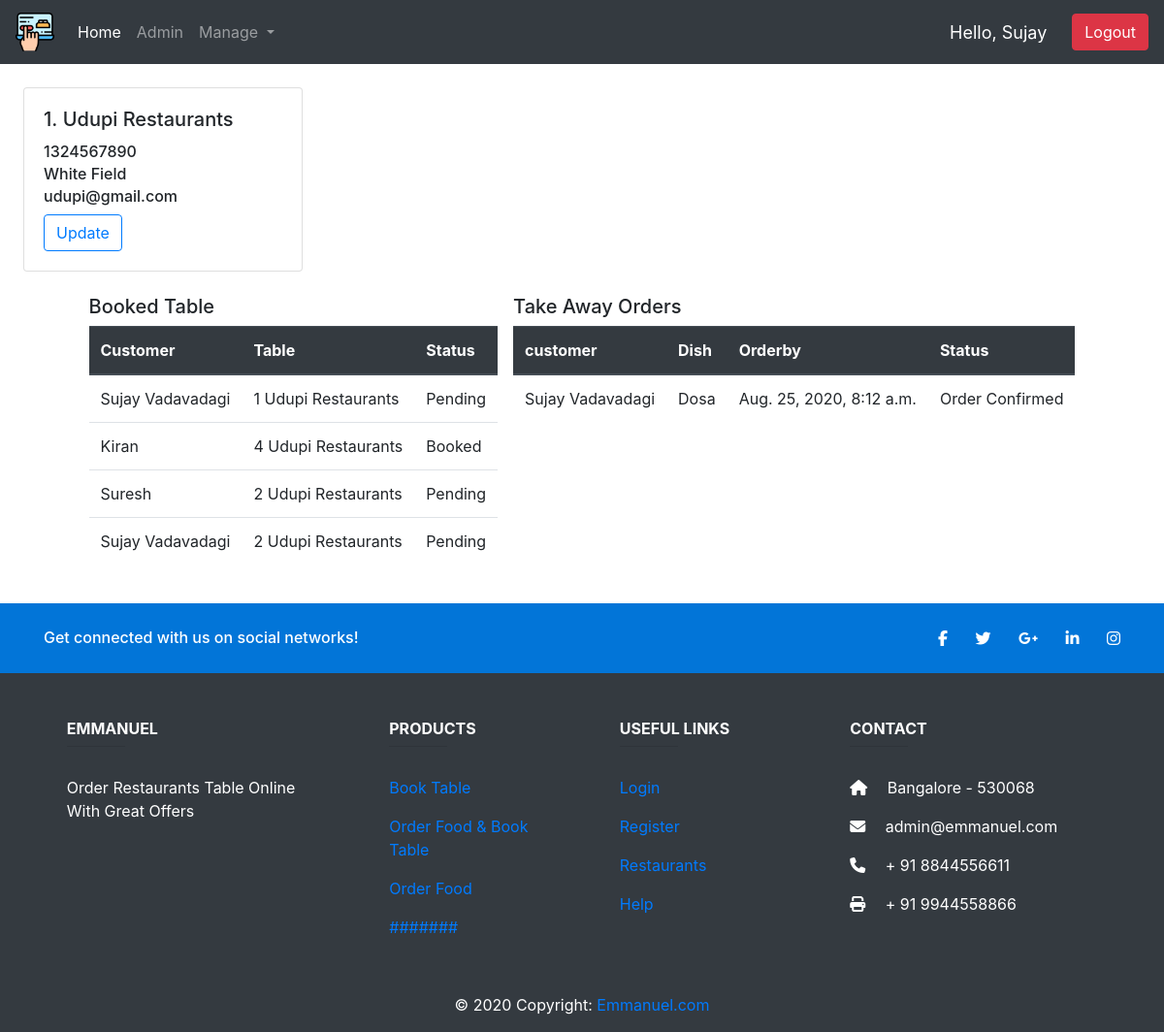
Screenshot of /admindash/show_rest/1 (signed in) with the database file from the repository.
### tablebooking/models.py (models this page shows, shortened)
class Restaurant(models.Model):
    slno = models.IntegerField(null=True)
    name = models.CharField(max_length=200, null=True)
    rmn = models.IntegerField(null=True)
    address = models.CharField(max_length=200, null=True)
    email = models.EmailField(max_length=200, null=True)
    def __str__(self):
        return self.name

class BookTable(models.Model):
    STATUS = (
        ('Booked', 'Booked'),
        ('Pending', 'Pending'),
        ('Cancelled', 'Cancelled'),
    )
    customer = models.ForeignKey(Customer, null=True, on_delete=models.SET_NULL)
    restaurant = models.ForeignKey(Restaurant, null=True, on_delete=models.SET_NULL)
    tables = models.ForeignKey(Resttab, null=True, on_delete=models.SET_NULL)
    status = models.CharField(max_length=100,null=True,choices=STATUS)

class Customer(models.Model):
    slno = models.IntegerField(null=True)
    name = models.CharField(max_length=200, null=True)
    rmn = models.IntegerField(null=True)
    address = models.CharField(max_length=200, null=True)
    email = models.EmailField(max_length=200, null=True)
    def __str__(self):
        return self.name

class Resttab(models.Model):
    rname = models.ForeignKey(Restaurant, null=True, on_delete=models.SET_NULL)
    tnum = models.IntegerField(null=True)
    def __str__(self):
        rest=str(self.rname)
        return str(self.tnum) +" "+ rest

class OrdersDish(models.Model):
    STATUS = (
        ('Order Confirmed', 'Order Confirmed'),
        ('Order Pending', 'Order Pending'),
        ('Order Cancelled', 'Order Cancelled'),
    )
    customer = models.ForeignKey(Customer, null=True, on_delete=models.SET_NULL)
    restaurant = models.ForeignKey(Restaurant, null=True, on_delete=models.SET_NULL)
    dish = models.ForeignKey(Dishes, null=True, on_delete=models.SET_NULL)
    orderby = models.DateTimeField(auto_now_add=True, null=True)
    status = models.CharField(max_length=100, null=True, choices=STATUS)

class Dishes(models.Model):
    rname = models.ForeignKey(Restaurant, null=True, on_delete=models.SET_NULL)
    dname = models.CharField(max_length=200, null=True)
    price = models.IntegerField(null=True)
    def __str__(self):
        return self.dname

### tablebooking/decorators.py (the view)
        def wrapper_func(request, *args, **kwargs):
            group = None
            if request.user.groups.exists():
                group = request.user.groups.all()[0].name
            if group in allowed_roles:
                return view_func(request, *args, **kwargs)
            else:
                return HttpResponse('YOU ARE NOT AUTHORIZED TO VIEW THIS PAGE')

### tablebooking/views.py (called while the page is built)
@login_required(login_url='login')
@allowed_users(allowed_roles=['admin'])
def view_rest(request, pk):
    resturant = Restaurant.objects.get(id=pk)
    torders = (resturant.booktable_set.all())
    porders = (resturant.ordersdish_set.all())
    context = {'resturant': resturant, 'torders': torders, 'porders': porders}
    return render(request, 'admindash/view_rest.html', context)

### tablebooking/templates/admindash/view_rest.html
{% extends 'admindash/base.html' %}
{% block content %}
<div class="card mx-4 my-4" style="width: 18rem;">
    <div class="card-body">
      <h5 class="card-title">{{resturant.slno}}.&nbsp;{{resturant.name}}</h5>
      <h6 class="card-subtitle mt-1">{{resturant.rmn}}</h6>
      <h6 class="card-subtitle mt-1">{{resturant.address}}</h6>
      <h6 class="card-subtitle mt-1">{{resturant.email}}</h6>
      <a href="#" class="btn btn-outline-primary mt-2">Update</a>
    </div>
  </div>
<div style="display: flex; flex-wrap: wrap; justify-content: center;">
<div class="mr-2">
    <h5>Booked Table</h5>
  <table class="table">
    <thead class="thead-dark">
      <tr>
        <th scope="col">Customer</th>
        <th scope="col">Table</th>
        <th scope="col">Status</th>
      </tr>
    </thead>
    <tbody>
      {% for i in torders %}
      <tr>
        <td>{{i.customer}}</td>
        <td>{{i.tables}}</td>
        <td>{{i.status}}</td>
      </tr>
    {% endfor %}
    </tbody>
  </table>
</div>
<div class="ml-2">
    <h5>Take Away Orders</h5>
  <table class="table">
    <thead class="thead-dark">
      <tr>
        <th scope="col">customer</th>
        <th scope="col">Dish</th>
        <th scope="col">Orderby</th>
        <th scope="col">Status</th>
      </tr>
    </thead>
    <tbody>
      {% for i in porders %}
      <tr>
        <td>{{i.customer}}</td>
        <td>{{i.dish}}</td>
        <td>{{i.orderby}}</td>
        <td>{{i.status}}</td>
      </tr>
    {% endfor %}
    </tbody>
  </table>
</div>
</div>
{% endblock %}

### tablebooking/templates/admindash/base.html (shortened to what this page needs)
{% load static %}
<!doctype html>
<html lang="en">
<head>
    <link rel="stylesheet" href="https://stackpath.bootstrapcdn.com/bootstrap/4.5.2/css/bootstrap.min.css"
>
    <link rel="stylesheet" href="https://cdnjs.cloudflare.com/ajax/libs/font-awesome/4.7.0/css/font-awesome.min.css">
</head>
<body>
    <nav class="navbar navbar-expand-lg navbar-dark bg-dark">
        <a class="navbar-brand" href="#"><img src="{% static 'img/laptop.png' %}" alt="Logo"
                style="height: 40px; width: 40px;"></a>
        <div class="collapse navbar-collapse" id="navbarSupportedContent">
            <ul class="navbar-nav mr-auto">
                <li class="nav-item active">
                    <a class="nav-link" href="/">Home <span class="sr-only">(current)</span></a>
                </li>
                {% if request.user.is_staff %}
                <li class="nav-item">
                    <a class="nav-link" href="/admindash">Admin</a>
                </li>
                <li class="nav-item dropdown">
                    <a class="nav-link dropdown-toggle" href="#" id="navbarDropdown" role="button"
                        data-toggle="dropdown" aria-haspopup="true" aria-expanded="false">
                        Manage
                    </a>
                </li>
                {% endif %}
            </ul>
            <span class="form-inline my-2 my-lg-0">
                <span class="nav-link" style="color: white; font-size: 18px; margin-right: 10px;">Hello, {{request.user|capfirst}}</span>
                <a class="btn btn-danger" href="{% url 'logout' %}">Logout</a>
            </span>
        </div>
    </nav>
    {% block content %}
    {% endblock %}
    <footer class="page-footer font-small bg-dark mt-4" style="color: white;">
        <div style="background-color: #0275d8;">
            <div class="container">
                <div class="row py-4 d-flex align-items-center">
                    <div class="col-md-6 col-lg-5 text-center text-md-left mb-4 mb-md-0">
                        <h6 class="mb-0">Get connected with us on social networks!</h6>
                    </div>
                    <div class="col-md-6 col-lg-7 text-center text-md-right">
                        <a class="fb-ic">
                            <i class="fab fa-facebook-f white-text mr-4" style="color: white;"> </i>
                        </a>
                        <a class="tw-ic">
                            <i class="fab fa-twitter white-text mr-4" style="color: white;"> </i>
                        </a>
                        <a class="gplus-ic">
                            <i class="fab fa-google-plus-g white-text mr-4" style="color: white;"> </i>
                        </a>
                        <a class="li-ic">
                            <i class="fab fa-linkedin-in white-text mr-4" style="color: white;"> </i>
                        </a>
                        <a class="ins-ic">
                            <i class="fab fa-instagram white-text" style="color: white;"> </i>
                        </a>
                    </div>
                </div>
            </div>
        </div>
        <div class="container text-center text-md-left mt-5">
            <div class="row mt-3">
                <div class="col-md-3 col-lg-4 col-xl-3 mx-auto mb-4">
                    <h6 class="text-uppercase font-weight-bold">Emmanuel</h6>
                    <hr class="deep-purple accent-2 mb-4 mt-0 d-inline-block mx-auto" style="width: 60px;">
                    <p>Order Restaurants Table Online With Great Offers </p>
                </div>
                <div class="col-md-2 col-lg-2 col-xl-2 mx-auto mb-4">
                    <h6 class="text-uppercase font-weight-bold">Products</h6>
                    <hr class="deep-purple accent-2 mb-4 mt-0 d-inline-block mx-auto" style="width: 60px;">
                    <p>
                        <a href="#!">Book Table</a>
                    </p>
                    <p>
                        <a href="#!">Order Food & Book Table</a>
                    </p>
                    <p>
                        <a href="#!">Order Food</a>
                    </p>
                    <p>
                        <a href="#!">#######</a>
                    </p>
                </div>
                <div class="col-md-3 col-lg-2 col-xl-2 mx-auto mb-4">
                    <h6 class="text-uppercase font-weight-bold">Useful links</h6>
                    <hr class="deep-purple accent-2 mb-4 mt-0 d-inline-block mx-auto" style="width: 60px;">
                    <p>
                        <a href="#!">Login</a>
                    </p>
                    <p>
                        <a href="#!">Register</a>
                    </p>
                    <p>
                        <a href="#!">Restaurants</a>
                    </p>
                    <p>
                        <a href="#!">Help</a>
                    </p>
                </div>
                <div class="col-md-4 col-lg-3 col-xl-3 mx-auto mb-md-0 mb-4">
                    <h6 class="text-uppercase font-weight-bold">Contact</h6>
                    <hr class="deep-purple accent-2 mb-4 mt-0 d-inline-block mx-auto" style="width: 60px;">
                    <p>
                        <i class="fas fa-home mr-3"></i> Bangalore - 530068</p>
                    <p>
                        <i class="fas fa-envelope mr-3"></i> admin@emmanuel.com</p>
                    <p>
                        <i class="fas fa-phone mr-3"></i> + 91 8844556611</p>
                    <p>
                        <i class="fas fa-print mr-3"></i> + 91 9944558866</p>
                </div>
            </div>
        </div>
        <div class="footer-copyright text-center py-3">© 2020 Copyright:
            <a href=""> Emmanuel.com</a>
        </div>
    </footer>
</body>
</html>

### rows the page displays
Restaurant: slno "1", name "Udupi Restaurants", rmn "1324567890", address "White Field", email "udupi@gmail.com"
BookTable: customer "Sujay Vadavadagi", tables "1 Udupi Restaurants", status "Pending"
BookTable: customer "Kiran", tables "4 Udupi Restaurants", status "Booked"
BookTable: customer "Suresh", tables "2 Udupi Restaurants", status "Pending"
BookTable: customer "Sujay Vadavadagi", tables "2 Udupi Restaurants", status "Pending"
OrdersDish: customer "Sujay Vadavadagi", dish "Dosa", orderby "Aug. 25, 2020, 8:12 a.m.", status "Order Confirmed"

### other values shown
{{ request.user|capfirst }} "Sujay"
